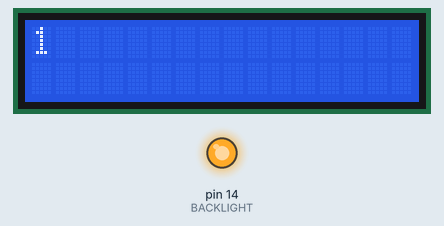
Recording of a sketch running on a simulated Arduino Uno, built with avr-gcc and run on an emulated ATmega328P. Parts: 16×2 character LCD, output pins drawn as LEDs (lit = HIGH). Wiring (inferred from the names in the program): character LCD (HD44780): RS pin 3; R/W pin 4; E pin 5; data pin 10, pin 11, pin 12, pin 13. Pins used as bus, display or sensor lines are not drawn.

Above: at 0.1 s.
At 3.1 s:
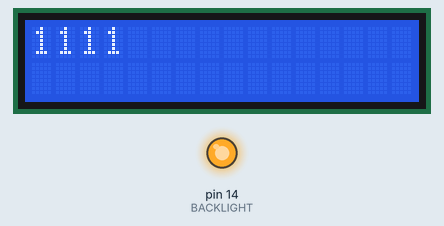
At 5.1 s:
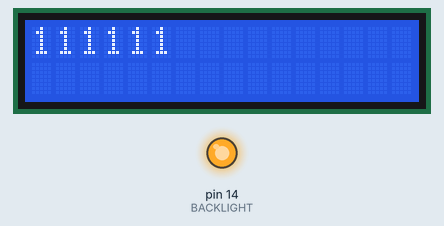
At 7.1 s:
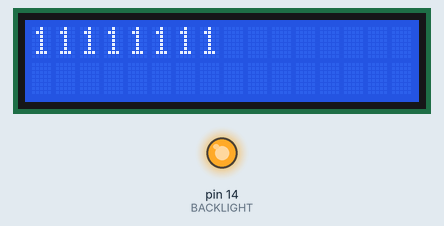
At 11.1 s:
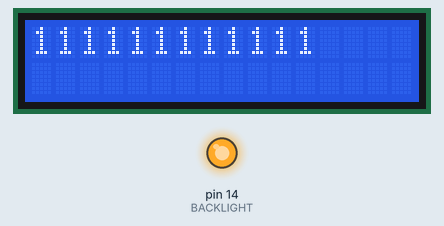
At 15.1 s:
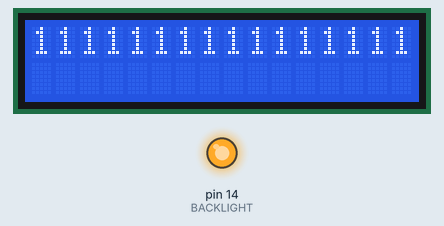

Measured:
- what the display in image 0 shows lasts 1.0 s, from 0.0 s to 1.0 s

The sketch:

lcd4bit.ino
```cpp
#include <Arduino.h>
#include <stdarg.h>

#define RS 3
#define RW 4
#define EN 5
#define DB4 10
#define DB5 11
#define DB6 12
#define DB7 13
#define BACKLIGHT 14

void setup()
{
    Serial.begin(9600);

    pinMode(RS, OUTPUT);
    pinMode(RW, OUTPUT);
    pinMode(EN, OUTPUT);
    pinMode(BACKLIGHT, OUTPUT);
    digitalWrite(BACKLIGHT, HIGH);

    for (int i = 0; i < 4; i++) {
        pinMode(DB4 + i, OUTPUT);
    }

    digitalWrite(RS, HIGH);
    digitalWrite(RW, LOW);

    //8bit
    charLCDInst8Bit(0x30);
    charLCDInst8Bit(0x30);
    charLCDInst8Bit(0x30);
    charLCDInst8Bit(0x28);
    //4bit
    charLCDInst(0x28);
    charLCDInst(0x06);
    charLCDInst(0x0c);
    charLCDInst(0x80);
    charLCDInst(0x01);

    delay(2);
}

void loop()
{
    charLCDData(0x31);
    delay(1000);
}

void charLCDInst8Bit(unsigned char inst) {

    digitalWrite(RS, LOW);

    for (int i = 0; i < 4; i++) {

        if (inst & (0x10 << i)) {
            digitalWrite(DB4 + i, HIGH);
        } else {
            digitalWrite(DB4 + i, LOW);
        }
    }

    digitalWrite(EN, HIGH);
    digitalWrite(EN, LOW);

    digitalWrite(RS, HIGH);

    delayMicroseconds(50);
}

void charLCDInst4Bit(unsigned char inst) {

    digitalWrite(RS, LOW);

    for (int i = 0; i < 4; i++) {

        if (inst & (0x01 << i)) {
            digitalWrite(DB4 + i, HIGH);
        } else {
            digitalWrite(DB4 + i, LOW);
        }
    }

    digitalWrite(EN, HIGH);
    digitalWrite(EN, LOW);

    digitalWrite(RS, HIGH);

    delayMicroseconds(50);
}

void charLCDInst(unsigned char inst) {

    char upperByte = (inst & 0xf0) >> 4;
    char lowerByte = (inst & 0x0f);

    charLCDInst4Bit(upperByte);
    charLCDInst4Bit(lowerByte);
}
void charLCDData4Bit(unsigned char data) {

    for (int i = 0; i < 4; i++) {

        if (data & (0x01 << i)) {
            digitalWrite(DB4 + i, HIGH);
        } else {
            digitalWrite(DB4 + i, LOW);
        }
    }

    digitalWrite(EN, HIGH);
    digitalWrite(EN, LOW);

    delayMicroseconds(50);
}

void charLCDData(unsigned char data) {

    char upperByte = (data & 0xf0) >> 4;
    char lowerByte = (data & 0x0f);

    charLCDData4Bit(upperByte);
    charLCDData4Bit(lowerByte);
}
```
